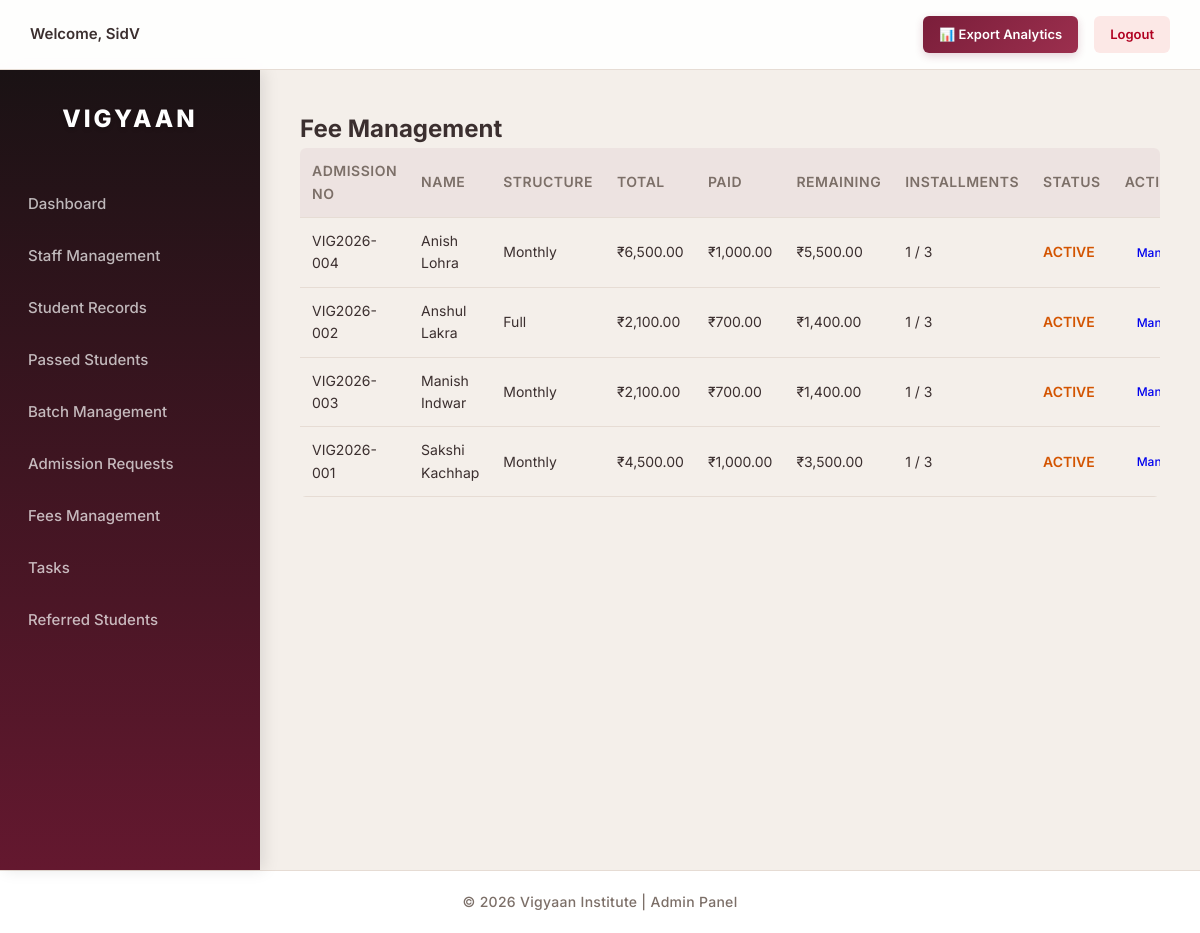
The app's page /fees/list.php (signed in), older data.
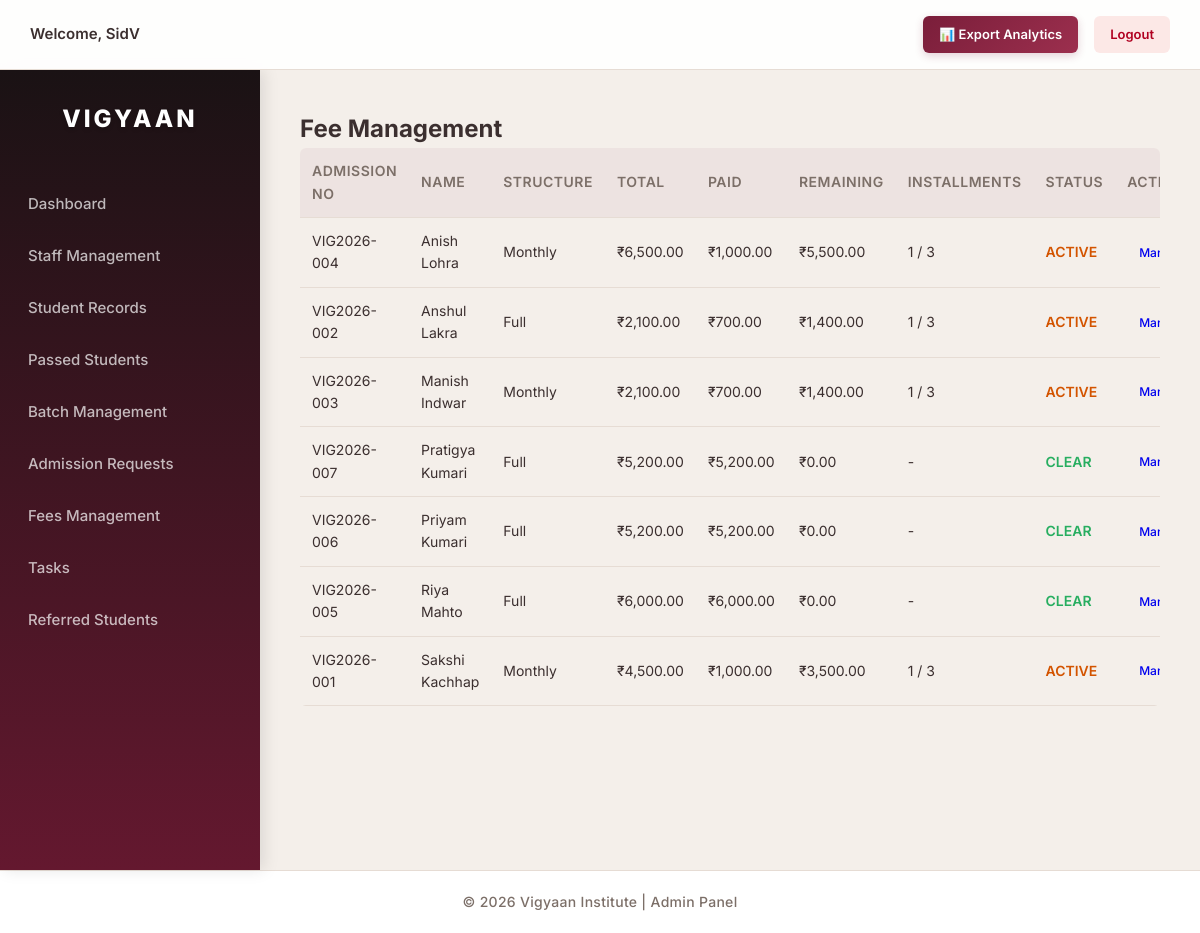
The same page, newer data.
### tables this page shows
CREATE TABLE `students` (
  `id` int(11) NOT NULL,
  `admission_no` varchar(20) NOT NULL,
  `registration_no` varchar(50) DEFAULT NULL,
  `full_name` varchar(100) NOT NULL,
  `dob` date DEFAULT NULL,
  `gender` enum('Male','Female','Other') DEFAULT NULL,
  `phone` varchar(15) DEFAULT NULL,
  `email` varchar(100) DEFAULT NULL,
  `photo` varchar(255) DEFAULT NULL,
  `father_name` varchar(100) DEFAULT NULL,
  `mother_name` varchar(100) DEFAULT NULL,
  `guardian_phone` varchar(15) DEFAULT NULL,
  `address` text DEFAULT NULL,
  `city` varchar(50) DEFAULT NULL,
  `state` varchar(50) DEFAULT NULL,
  `pincode` varchar(10) DEFAULT NULL,
  `course` varchar(100) DEFAULT NULL,
  `batch` varchar(50) DEFAULT NULL,
  `admission_date` date DEFAULT NULL,
  `course_duration` varchar(255) DEFAULT NULL,
  `total_fees` decimal(10,2) DEFAULT NULL,
  `fees_paid` decimal(10,2) DEFAULT 0.00,
  `status` enum('Active','Completed','Dropped') DEFAULT 'Active',
  `created_at` timestamp NOT NULL DEFAULT current_timestamp(),
  `updated_at` timestamp NOT NULL DEFAULT current_timestamp() ON UPDATE current_timestamp(),
  `sequence_no` int(11) NOT NULL,
  `medium` varchar(50) DEFAULT NULL,
  `institution_name` varchar(150) DEFAULT NULL,
  `institution_address` text DEFAULT NULL,
  `degree` varchar(100) DEFAULT NULL,
  `percentage` varchar(10) DEFAULT NULL,
  `main_subjects` varchar(150) DEFAULT NULL,
  `passing_year` varchar(10) DEFAULT NULL,
  `discount_type` varchar(50) DEFAULT NULL,
  `discount_percent` decimal(5,2) DEFAULT 0.00,
  `discount_amount` decimal(10,2) DEFAULT 0.00,
  `final_total` decimal(10,2) DEFAULT 0.00,
  `payment_structure` varchar(20) DEFAULT NULL,
  `heard_about` text DEFAULT NULL,
  `referred_student_name` varchar(100) DEFAULT NULL,
  `referred_student_phone` varchar(20) DEFAULT NULL,
  `heard_other_text` varchar(255) DEFAULT NULL,
  `batch_id` int(11) DEFAULT NULL,
  `receipt_number` varchar(100) DEFAULT NULL
);

### fees/list.php (the view, shortened to what this page needs)
<?php
require_once dirname(__DIR__) . '/includes/db.php';
$query = "
SELECT
    s.id,
    s.full_name,
    s.admission_no,
    s.total_fees,
    s.fees_paid,
    s.final_total,
    s.payment_structure,
    COUNT(fi.id) AS total_installments,
    SUM(CASE WHEN fi.status='paid' THEN 1 ELSE 0 END) AS paid_installments,
    SUM(CASE WHEN fi.status='pending' THEN 1 ELSE 0 END) AS pending_installments,
    SUM(CASE WHEN fi.status='pending' AND fi.due_date < CURDATE() THEN 1 ELSE 0 END) AS overdue_installments
FROM students s
LEFT JOIN fee_installments fi ON s.id = fi.student_id
GROUP BY s.id
ORDER BY s.full_name ASC
";
$result = $conn->query($query);
require_once "../includes/header.php";
require_once "../includes/sidebar.php";
?>
<h2>Fee Management</h2>
<div class="table-responsive">
<table class="fee-table">
<tr>
    <th>Admission No</th>
    <th>Name</th>
    <th>Structure</th>
    <th>Total</th>
    <th>Paid</th>
    <th>Remaining</th>
    <th>Installments</th>
    <th>Status</th>
    <th>Action</th>
</tr>
<?php while($row = $result->fetch_assoc()):
$final_total = $row['final_total'] > 0 ? $row['final_total'] : $row['total_fees'];
$remaining = $final_total - $row['fees_paid'];
$total_installments = (int)$row['total_installments'];
$paid_installments = (int)$row['paid_installments'];
$overdue_installments = (int)$row['overdue_installments'];
$status = "";
$status_class = "";
if ($remaining <= 0) {
    $status = "CLEAR";
    $status_class = "status-clear";
}
elseif ($total_installments == 0) {
    $status = "PLAN NOT CREATED";
    $status_class = "status-plan";
}
elseif ($overdue_installments > 0) {
    $status = "OVERDUE";
    $status_class = "status-overdue";
}
else {
    $status = "ACTIVE";
    $status_class = "status-active-fee";
}
?>
<tr>
    <td><?php echo $row['admission_no']; ?></td>
    <td><?php echo htmlspecialchars($row['full_name']); ?></td>
    <td><?php echo $row['payment_structure']; ?></td>
    <td>₹<?php echo number_format($final_total,2); ?></td>
    <td>₹<?php echo number_format($row['fees_paid'],2); ?></td>
    <td>₹<?php echo number_format(max($remaining,0),2); ?></td>
    <td>
        <?php
        if($total_installments > 0){
            echo $paid_installments . " / " . $total_installments;
        } else {
            echo "-";
        }
        ?>
    </td>
    <td class="<?php echo $status_class; ?>">
        <?php echo $status; ?>
    </td>
    <td>
        <a href="manage.php?student_id=<?php echo $row['id']; ?>" class="action-btn">
            Manage
        </a>
    </td>
</tr>
<?php endwhile; ?>
</table>
</div>
<?php require_once "../includes/footer.php"; ?>

### includes/header.php (shortened to what this page needs)
<!DOCTYPE html>
<html>
<head>
    <link rel="stylesheet" href="/cims/assets/css/style.css?v=<?php echo time(); ?>">
</head>
<body>
<div class="topbar">
<div class="topbar-left">
<span class="welcome-text">
Welcome, <?php echo htmlspecialchars($_SESSION['username']); ?>
</span>
</div>
<div class="topbar-right">
<?php if($_SESSION['role']==='superadmin'): ?>
<a href="/cims/analytics/export_page.php" class="analytics-btn">
📊 Export Analytics
</a>
<?php endif; ?>
<a href="/cims/logout.php" class="logout-btn">
Logout
</a>
</div>
</div>
<div class="layout">

### includes/sidebar.php (shortened to what this page needs)
<div class="sidebar">
    <div class="brand">
        VIGYAAN
    </div>
    <a href="/cims/dashboard.php" class="nav-link">
        Dashboard
    </a>
    <a href="/cims/staff/list.php" class="nav-link">
        Staff Management
    </a>
    <a href="/cims/students/list.php" class="nav-link">
        Student Records
    </a>
    <a href="/cims/students/passed.php" class="nav-link">
        Passed Students
    </a>
    <a href="/cims/batches/list.php" class="nav-link">
        Batch Management
    </a>
    <a href="/cims/students/pending.php" class="nav-link">
        Admission Requests
    </a>
    <a href="/cims/fees/list.php" class="nav-link">
        Fees Management
    </a>
    <a href="/cims/tasks/index.php" class="nav-link">
        Tasks
    </a>
    <a href="/cims/referrals/index.php" class="nav-link">
        Referred Students
    </a>
</div>
<div class="content">

### includes/footer.php (shortened to what this page needs)
    </div>
</div>
<footer class="main-footer">
    © <?php echo date("Y"); ?> Vigyaan Institute | Admin Panel
</footer>
</body>
</html>

### assets/css/style.css (style rules this page uses)
:root { --primary-color: #7A1E3A; --primary-dark: #64182F; --primary-light: #9C2F4E; --bg-main: #F4EFEA; --bg-card: #FFFFFF; --text-main: #3B2F2F; --text-muted: #7C6F68; --border-color: #E6DCD4; --input-border: #D8CCC3; --success-bg: #D4EDDA; --success-text: #155724; --danger-bg: #FCE8E6; --danger-text: #B00020; --shadow-sm: 0 4px 6px rgba(60, 40, 30, 0.04); --shadow-md: 0 10px 20px rgba(60, 40, 30, 0.06); --shadow-lg: 0 20px 45px rgba(60, 40, 30, 0.08); --radius-sm: 6px; --radius-md: 12px; --radius-lg: 16px; --transition: all 0.3s cubic-bezier(0.4, 0, 0.2, 1); }
* { box-sizing: border-box; margin: 0; padding: 0; }
body { font-family: 'Inter', -apple-system, BlinkMacSystemFont, "Segoe UI", Roboto, Helvetica, Arial, sans-serif; background-color: var(--bg-main); color: var(--text-main); line-height: 1.6; -webkit-font-smoothing: antialiased; }
.topbar { background: rgba(255, 255, 255, 0.9); backdrop-filter: blur(10px); -webkit-backdrop-filter: blur(10px); padding: 16px 30px; border-bottom: 1px solid var(--border-color); display: flex; justify-content: space-between; align-items: center; position: sticky; top: 0; z-index: 100; }
.topbar-left { display: flex; align-items: center; }
.welcome-text { font-size: 15px; font-weight: 600; color: var(--text-main); }
.topbar-right { display: flex; align-items: center; gap: 16px; }
.logout-btn { background: var(--danger-bg); color: var(--danger-text); padding: 8px 16px; border-radius: var(--radius-sm); font-size: 13px; font-weight: 600; text-decoration: none; transition: var(--transition); }
.analytics-btn { display: inline-block; background: linear-gradient(135deg, var(--primary-color), var(--primary-light)); color: #fff; padding: 8px 16px; border-radius: var(--radius-sm); font-size: 13px; font-weight: 600; text-decoration: none; box-shadow: 0 3px 8px rgba(122, 30, 58, 0.2); transition: var(--transition); }
.layout { display: flex; min-height: calc(100vh - 65px); }
.sidebar { width: 260px; background: linear-gradient(180deg, #1A1214, var(--primary-dark)); min-height: 100vh; padding-top: 30px; flex-shrink: 0; position: sticky; top: 65px; height: calc(100vh - 65px); overflow-y: auto; box-shadow: 4px 0 15px rgba(0,0,0,0.1); }
.brand { color: white; text-align: center; font-size: 24px; font-weight: 800; margin-bottom: 40px; letter-spacing: 3px; text-shadow: 0 2px 4px rgba(0,0,0,0.2); }
.nav-link { display: flex; align-items: center; color: rgba(255,255,255,0.7); padding: 14px 28px; text-decoration: none; transition: var(--transition); font-size: 15px; font-weight: 500; position: relative; }
.nav-link::before { content: ''; position: absolute; left: 0; top: 0; bottom: 0; width: 4px; background: white; transform: scaleY(0); transition: transform 0.2s ease; border-radius: 0 4px 4px 0; }
.content { flex: 1; padding: 40px; overflow-x: hidden; }
table { width: 100%; border-collapse: separate; border-spacing: 0; }
th { text-align: left; font-size: 13px; font-weight: 600; padding: 14px 16px; border-bottom: 2px solid var(--border-color); color: var(--text-muted); text-transform: uppercase; letter-spacing: 0.5px; }
td { padding: 16px; border-bottom: 1px solid rgba(230, 220, 212, 0.5); font-size: 14px; vertical-align: middle; }
.action-btn { padding: 6px 12px; border-radius: var(--radius-sm); font-size: 12px; font-weight: 500; text-decoration: none; margin-right: 6px; display: inline-flex; align-items: center; transition: var(--transition); }
.main-footer { text-align: center; padding: 20px; background: var(--bg-card); border-top: 1px solid var(--border-color); font-size: 14px; font-weight: 500; color: var(--text-muted); letter-spacing: 0.3px; }
.fee-table { width: 100%; border-collapse: collapse; }
.fee-table th, .fee-table td { padding: 12px; border-bottom: 1px solid var(--border-color); font-size: 14px; }
.fee-table th { background: rgba(122, 30, 58, 0.05); text-align: left; }
.status-clear { color: #27AE60; font-weight: 600; }
.status-active-fee { color: #D35400; font-weight: 600; }
.table-responsive { width: 100%; overflow-x: auto; -webkit-overflow-scrolling: touch; margin-bottom: 15px; border-radius: var(--radius-sm); }

Row changes from the older to the newer data that the page shows:
added students: admission_no "VIG2026-007", full_name "Pratigya Kumari", payment_structure "Full", final_total "5,200.00", fees_paid "5,200.00", max($remaining,0) "0.00", status "CLEAR"
added students: admission_no "VIG2026-006", full_name "Priyam Kumari", payment_structure "Full", final_total "5,200.00", fees_paid "5,200.00", max($remaining,0) "0.00", status "CLEAR"
added students: admission_no "VIG2026-005", full_name "Riya Mahto", payment_structure "Full", final_total "6,000.00", fees_paid "6,000.00", max($remaining,0) "0.00", status "CLEAR"
